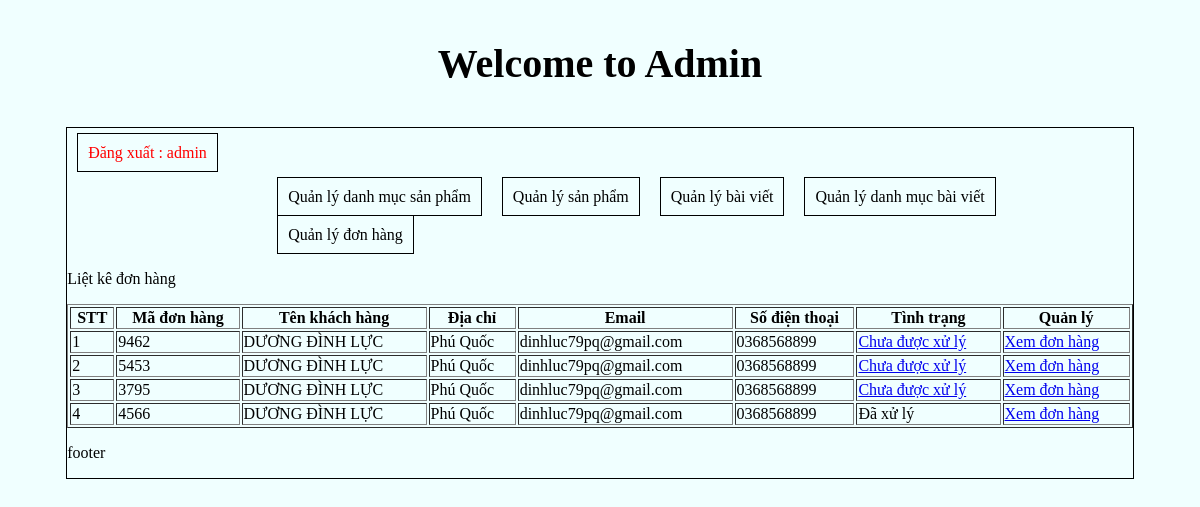
The app's page /admincp/index.php?action=quanlydonhang&query=lietke (signed in) with its own data.
### tables this page shows
CREATE TABLE `tbl_cart` (
  `code_cart` varchar(10) NOT NULL,
  `id_khachhang` int(11) NOT NULL,
  `cart_status` int(11) NOT NULL
);

CREATE TABLE `tbl_dangky` (
  `id_dangky` int(11) NOT NULL,
  `tenkhachhang` varchar(200) NOT NULL,
  `email` varchar(100) NOT NULL,
  `diachi` varchar(200) NOT NULL,
  `matkhau` varchar(100) NOT NULL,
  `dienthoai` varchar(20) NOT NULL
);

### admincp/modules/quanlydonhang/lietke.php (the view)
<p>Liệt kê đơn hàng</p>
<?php
	$sql_lietke_dh = "SELECT * FROM tbl_cart,tbl_dangky WHERE tbl_cart.id_khachhang=tbl_dangky.id_dangky ORDER BY tbl_cart.cart_status DESC";
	$query_lietke_dh = mysqli_query($mysqli,$sql_lietke_dh);
?>
<table style="width:100%" border="1" style="border-collapse: collapse;">
  <tr>
  	<th>STT</th>
    <th>Mã đơn hàng</th>
    <th>Tên khách hàng</th>
    <th>Địa chỉ</th>
    <th>Email</th>
    <th>Số điện thoại</th>
    <th>Tình trạng</th>
  	<th>Quản lý</th>
  </tr>
  <?php
  $i = 0;
  while($row = mysqli_fetch_array($query_lietke_dh)){
  	$i++;
  ?>
  <tr>
  	<td><?php echo $i ?></td>
    <td><?php echo $row['code_cart'] ?></td>
    <td><?php echo $row['tenkhachhang'] ?></td>
    <td><?php echo $row['diachi'] ?></td>
    <td><?php echo $row['email'] ?></td>
    <td><?php echo $row['dienthoai'] ?></td>
    <td>
    	<?php if($row['cart_status']==1){
    		echo '<a href="modules/quanlydonhang/xuly.php?code='.$row['code_cart'].'">Chưa được xử lý</a>';
    	}else{
    		echo 'Đã xử lý';
    	}
    	?>
    </td>
   	<td>
   		<a href="index.php?action=donhang&query=xemdonhang&code=<?php echo $row['code_cart'] ?>">Xem đơn hàng</a>
   	</td>
  </tr>
  <?php
  }
  ?>
</table>

### admincp/index.php (shortened to what this page needs)
<!DOCTYPE html>
<html lang="en">
<head>
	<link rel="stylesheet" type="text/css" href="css/styleadmincp.css">
</head>
<body>
	<h3 class="title_admin">Welcome to Admin</h3>
	<div class="wrapper">
	<?php
			include("modules/header.php");
			include("modules/menu.php");
			include("modules/main.php");
			include("modules/footer.php");
	?>
	</div>
</body>
</html>

### admincp/modules/header.php (shortened to what this page needs)
<p class="logout"><a href="index.php?dangxuat=1">Đăng xuất : <?php if(isset($_SESSION['dangnhap'])){
		echo $_SESSION['dangnhap'];
	} ?></a></p>

### admincp/modules/menu.php
<ul class="admincp_list">
	<li><a href="index.php?action=quanlydanhmucsanpham&query=them">Quản lý danh mục sản phẩm</a></li>
	<li><a href="index.php?action=quanlysp&query=them">Quản lý sản phẩm</a></li>
	<li><a href="index.php?action=quanlybaiviet&query=them">Quản lý bài viết</a></li>
	<li><a href="index.php?action=quanlydanhmucbaiviet&query=them">Quản lý danh mục bài viết</a></li>
	<li><a href="index.php?action=quanlydonhang&query=lietke">Quản lý đơn hàng</a></li>
</ul>

### admincp/modules/main.php (shortened to what this page needs)
<div class="main">
	<?php
				if(isset($_GET['action']) && $_GET['query']){
					$tam = $_GET['action'];
					$query = $_GET['query'];
				}else{
					$tam = '';
					$query = '';
				}
				if($tam=='quanlydanhmucsanpham' && $query=='them'){
					include("modules/quanlydanhmucsp/them.php");
					include("modules/quanlydanhmucsp/lietke.php");
				}elseif ($tam=='quanlydanhmucsanpham' && $query=='sua') {
					include("modules/quanlydanhmucsp/sua.php");
				}elseif ($tam=='quanlysp' && $query=='them') {
					include("modules/quanlysp/them.php");
					include("modules/quanlysp/lietke.php");
				}elseif($tam=='quanlysp' && $query=='sua'){
					include("modules/quanlysp/sua.php");
				}elseif($tam=='quanlydonhang' && $query=='lietke'){
					include("modules/quanlydonhang/lietke.php");
				}elseif($tam=='donhang' && $query=='xemdonhang'){
					include("modules/quanlydonhang/xemdonhang.php");
				}
				else{
					include("modules/dashboard.php");
				}
	?>
</div>

### admincp/modules/footer.php
<p>footer</p>

### admincp/css/styleadmincp.css (style rules this page uses)
body { background-color: azure; }
ul.admincp_list { padding: 0; margin: 0; list-style: none; margin-left: 200px; }
ul.admincp_list li { float: left; margin: 5px; margin: 10px; }
ul.admincp_list li a { color: black; text-decoration: none; border: 1px solid black; padding: 10px; }
h3.title_admin { text-align: center; font-size: 40px; color: black; }
.wrapper { border:1px solid #000; height: auto; width: 90%; margin:0 auto; }
p.logout a { margin-left: 10px; text-decoration: none; color: red; border: 1px solid black; padding: 10px; }

### records on screen
tbl_cart: code_cart "9462", id_khachhang.tenkhachhang "DƯƠNG ĐÌNH LỰC", id_khachhang.diachi "Phú Quốc", id_khachhang.email "dinhluc79pq@gmail.com", id_khachhang.dienthoai "0368568899"
tbl_cart: code_cart "5453", id_khachhang.tenkhachhang "DƯƠNG ĐÌNH LỰC", id_khachhang.diachi "Phú Quốc", id_khachhang.email "dinhluc79pq@gmail.com", id_khachhang.dienthoai "0368568899"
tbl_cart: code_cart "3795", id_khachhang.tenkhachhang "DƯƠNG ĐÌNH LỰC", id_khachhang.diachi "Phú Quốc", id_khachhang.email "dinhluc79pq@gmail.com", id_khachhang.dienthoai "0368568899"
tbl_cart: code_cart "4566", id_khachhang.tenkhachhang "DƯƠNG ĐÌNH LỰC", id_khachhang.diachi "Phú Quốc", id_khachhang.email "dinhluc79pq@gmail.com", id_khachhang.dienthoai "0368568899", cart_status "Đã xử lý"

### other values on screen
$_SESSION['dangnhap'] "admin"
